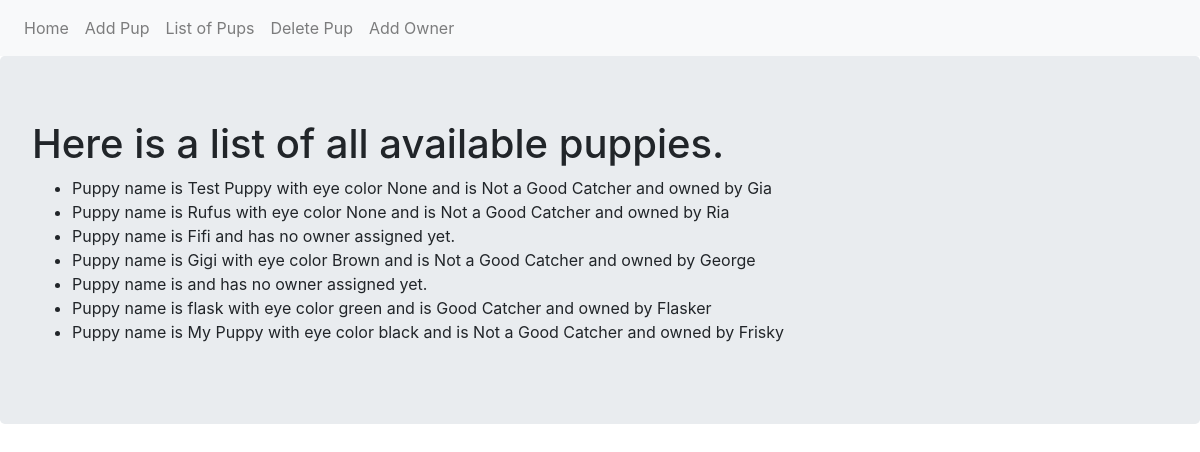
Page /list on the committed database.
### manickapremchand_saiprashanthi_python2/adoption_site.py (models this page shows, shortened)
class Puppy(db.Model):
    __tablename__ = 'puppies'
    id = db.Column(db.Integer,primary_key = True)
    name = db.Column(db.Text)
    eye_color = db.Column(db.Text)
    good_catcher = db.Column(db.Text)
    owner = db.relationship('Owner',backref='puppy',uselist=False)
    def __repr__(self):
        if (self.good_catcher == "Yes"):
            isGoodCatcher = 'Good Catcher'
        else:
            isGoodCatcher = 'Not a Good Catcher'
        if self.owner:
            return f"Puppy name is {self.name} with eye color {self.eye_color} and is {isGoodCatcher} and owned by {self.owner.name}"
        else:
            return f"Puppy name is {self.name} and has no owner assigned yet."

class Owner(db.Model):
    __tablename__ = 'owners'
    id = db.Column(db.Integer,primary_key= True)
    name = db.Column(db.Text)
    puppy_id = db.Column(db.Integer,db.ForeignKey('puppies.id'))

### manickapremchand_saiprashanthi_python2/adoption_site.py (the view)
@app.route('/list')
def list_pup():
    puppies = Puppy.query.all()
    return render_template('list.html', puppies=puppies)

### manickapremchand_saiprashanthi_python2/templates/list.html
{% extends "base.html" %}
{% block content %}
<div class="jumbotron">
  <h1>Here is a list of all available puppies.</h1>
  <ul>
    {% for pup in puppies  %}
    <li>{{pup}}</li>
    {% endfor %}
  </ul>
</div>
{% endblock %}

### manickapremchand_saiprashanthi_python2/templates/base.html (shortened to what this page needs)
<!DOCTYPE html>
<html lang="en" dir="ltr">
  <head>
    <link rel="stylesheet" href="https://maxcdn.bootstrapcdn.com/bootstrap/4.0.0/css/bootstrap.min.css">
  </head>
  <body>
    <nav class="navbar navbar-expand-lg navbar-light bg-light">
    <div class="navbar-nav">
      <a class="nav-item nav-link" href="{{ url_for('index') }}">Home</a>
      <a class="nav-item nav-link" href="{{ url_for('add_pup') }}">Add Pup</a>
      <a class="nav-item nav-link" href="{{ url_for('list_pup') }}">List of Pups</a>
      <a class="nav-item nav-link" href="{{ url_for('del_pup') }}">Delete Pup</a>
      <a class="nav-item nav-link" href="{{ url_for('add_owner') }}">Add Owner</a>
    </div>
</nav>
    {% block content %}
    {% endblock %}
  </body>
</html>

### rows in the picture
Puppy: good_catcher+name+eye_color "Puppy name is Test Puppy with eye color None and is Not a Good Catcher and owned by Gia"
Puppy: good_catcher+name+eye_color "Puppy name is Rufus with eye color None and is Not a Good Catcher and owned by Ria"
Puppy: good_catcher+name "Puppy name is Fifi and has no owner assigned yet."
Puppy: good_catcher+name+eye_color "Puppy name is Gigi with eye color Brown and is Not a Good Catcher and owned by George"
Puppy: good_catcher+name "Puppy name is and has no owner assigned yet."
Puppy: good_catcher+name+eye_color "Puppy name is flask with eye color green and is Good Catcher and owned by Flasker"
Puppy: good_catcher+name+eye_color "Puppy name is My Puppy with eye color black and is Not a Good Catcher and owned by Frisky"
